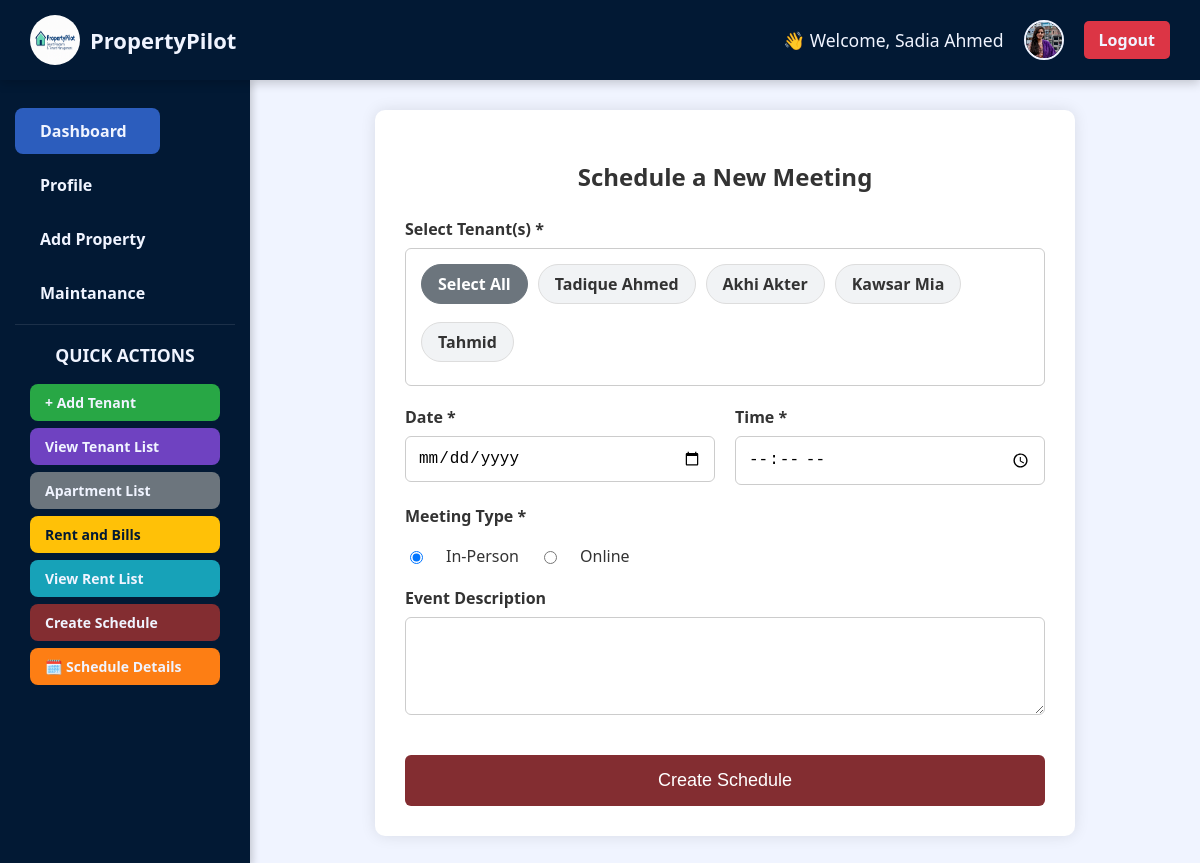
Page /Schedule_create.php (signed in) on the committed database.
### tables this page shows
CREATE TABLE `users` (
  `id` int(11) NOT NULL,
  `fullName` varchar(100) NOT NULL,
  `email` varchar(100) NOT NULL,
  `phoneNumber` varchar(20) DEFAULT NULL,
  `password` varchar(255) NOT NULL,
  `profilePhoto` varchar(255) DEFAULT NULL,
  `nationalId` varchar(50) NOT NULL,
  `userRole` enum('landlord','tenant','admin') NOT NULL,
  `created_at` timestamp NOT NULL DEFAULT current_timestamp()
);

### Schedule_create.php (the view, shortened to what this page needs)
<?php
$landlord_id = $_SESSION['user_id'];
$fullName = $_SESSION['fullName'] ?? 'Landlord';
$profilePhoto = $_SESSION['profilePhoto'] ?? "default-avatar.png";
$formData = [
    'tenant_ids' => [],
    'meetingType' => 'In-Person',
    'meeting_link' => '',
    'EventDescription' => '',
    'date' => '',
    'time' => ''
];
$host = "localhost";
$username = "root";
$password = "";
$database = "property";
$conn = new mysqli($host, $username, $password, $database);
$tenants = [];
$tenantQuery = "SELECT u.id, u.fullName FROM users u JOIN addtenants a ON u.id = a.tenant_id WHERE a.landlord_id = ?";
$stmt_tenants = $conn->prepare($tenantQuery);
$stmt_tenants->bind_param("i", $landlord_id);
$stmt_tenants->execute();
$result = $stmt_tenants->get_result();
while ($row = $result->fetch_assoc()) {
    $tenants[] = $row;
}
?>
<!DOCTYPE html>
<html lang="en">
<head>
</head>
<body>
  <header class="main-top-navbar">
    <div class="brand">
      <img src="image/logo.png" alt="PropertyPilot Logo" />
      PropertyPilot
    </div>
    <div class="top-right-user-info">
      <span class="welcome-greeting">👋 Welcome, <?php echo htmlspecialchars($fullName); ?></span>
      <img class="user-photo" src="<?php echo htmlspecialchars($profilePhoto); ?>" alt="Profile Photo">
      <a href="logout.php" class="logout-btn">Logout</a>
    </div>
  </header>
  <div class="dashboard-content-wrapper">
    <nav class="vertical-sidebar">
      <div class="nav-links">
                <a href="landlord_dashboard.php" class="active"><i class="fas fa-tachometer-alt"></i> Dashboard</a>
                <a href="profile.php"><i class="fas fa-user"></i> Profile</a>
                <a href="propertyInfo.php"><i class="fas fa-building"></i> Add Property</a>
                 <a href="maintanance.php"><i class="fas fa-tools"></i> Maintanance</a>
        </div>
      <section class="action-buttons">
        <h3>Quick Actions</h3>
        <a href="add_tenant.php" class="action-link link-tenant">+ Add Tenant</a>
        <a href="tenant_List.php" class="action-link link-tenant-list">View Tenant List</a>
        <a href="apartmentList.php" class="action-link link-docs">Apartment List</a>
        <a href="RentAndBillForm.php" class="action-link link-billing">Rent and Bills</a>
        <a href="Rent_list.php" class="action-link link-rent">View Rent List</a>
        <a href="Schedule_create.php" class="action-link link-schedule-create active">Create Schedule</a>
        <a href="scheduleInfo.php" class="action-link link-schedule-details">🗓️ Schedule Details</a>
      </section>
    </nav>
    <main>
        <div class="form-container">
            <h2>Schedule a New Meeting</h2>
            <form method="POST" action="">
                <div class="form-field-group full-width">
                    <label>Select Tenant(s) *</label>
                    <div class="tenant-selection-area">
                        <?php if (empty($tenants)): ?>
                            <p>You have no tenants to schedule a meeting with.</p>
                        <?php else: ?>
                            <div class="tenant-item">
                                <label for="selectAllTenants" class="tenant-label"><strong>Select All</strong></label>
                            </div>
                            <?php foreach ($tenants as $tenant): ?>
                                <div class="tenant-item">
                                    <label for="tenant_<?php echo $tenant['id']; ?>" class="tenant-label"><?php echo htmlspecialchars($tenant['fullName']); ?></label>
                                </div>
                            <?php endforeach; ?>
                        <?php endif; ?>
                    </div>
                </div>
                <div class="form-field-group">
                    <label for="date">Date *</label>
                    <input type="date" id="date" name="date" required value="<?php echo htmlspecialchars($formData['date']); ?>">
                </div>
                <div class="form-field-group">
                    <label for="time">Time *</label>
                    <input type="time" id="time" name="time" required value="<?php echo htmlspecialchars($formData['time']); ?>">
                </div>
                <div class="form-field-group full-width">
                    <label>Meeting Type *</label>
                    <div class="radio-group">
                        <input type="radio" id="typeInPerson" name="meetingType" value="In-Person" <?php if ($formData['meetingType'] === 'In-Person') echo 'checked'; ?>>
                        <label for="typeInPerson">In-Person</label>
                        <input type="radio" id="typeOnline" name="meetingType" value="Online" <?php if ($formData['meetingType'] === 'Online') echo 'checked'; ?>>
                        <label for="typeOnline">Online</label>
                    </div>
                </div>
                <div class="form-field-group full-width">
                    <label for="EventDescription">Event Description</label>
                    <textarea id="EventDescription" name="EventDescription" rows="4"><?php echo htmlspecialchars($formData['EventDescription']); ?></textarea>
                </div>
                <button type="submit" <?php if (empty($tenants)) echo 'disabled'; ?>>Create Schedule</button>
            </form>
        </div>
    </main>
  </div>
</body>
</html>

### rows in the picture
users: fullName "Tadique Ahmed"
users: fullName "Akhi Akter"
users: fullName "Kawsar Mia"
users: fullName "Tahmid"

### other values in the picture
$fullName "Sadia Ahmed"
